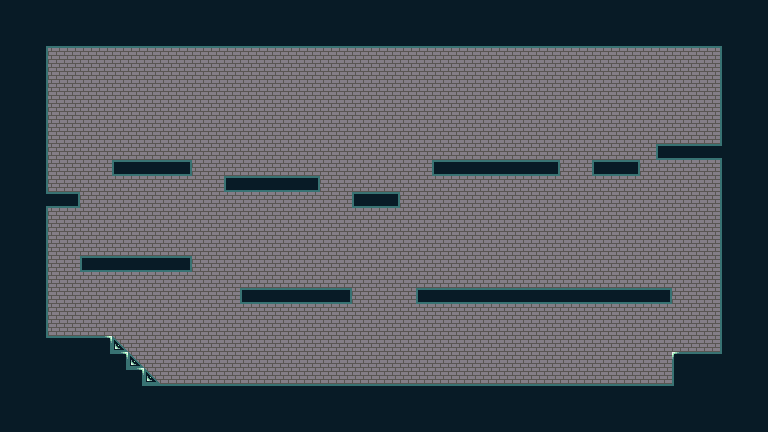

Rendered tile map (Tiled .tmx) drawn with the repository's tilesets; below, a short description and the map source with its tile grids summarised:
An orthogonal 48x27 tile map with 16x16 px tiles, 2 tile layers (background, ground), 3 tilesets and 9 objects.

<map version="1.9" tiledversion="1.9.2" orientation="orthogonal" renderorder="right-down" width="48" height="27" tilewidth="16" tileheight="16" infinite="0" nextlayerid="4" nextobjectid="10">
 <tileset firstgid="1" source="background_tmp.tsx" />
 <tileset firstgid="65" source="basic_tileset.tsx" />
 <tileset firstgid="321" source="prototype_tileset.tsx" />
 <layer id="2" name="background" width="48" height="27">
  <data>[1296 cells, 1296 non-empty, 1 distinct tile ids]</data>
 </layer>
 <layer id="1" name="ground" width="48" height="27">
  <data>[1296 cells, 1296 non-empty, 18 distinct tile ids]</data>
 </layer>
 <objectgroup id="3" name="ground_collider">
  <object id="1" x="0" y="0">
   <polygon points="0,0 768,0 768,432 0,432 0,48 48,48 48,192 80,192 80,208 48,208 48,336 112,336 160,384 672,384 672,352 720,352 720,160 656,160 656,144 720,144 720,48 0,48" />
  </object>
  <object id="2" x="112" y="160" width="80" height="16" />
  <object id="3" x="224" y="176" width="96" height="16" />
  <object id="4" x="352" y="192" width="48" height="16" />
  <object id="5" x="432" y="160" width="128" height="16" />
  <object id="6" x="592" y="160" width="48" height="16" />
  <object id="7" x="416" y="288" width="256" height="16" />
  <object id="8" x="240" y="288" width="112" height="16" />
  <object id="9" x="80" y="256" width="112" height="16" />
 </objectgroup>
</map>
